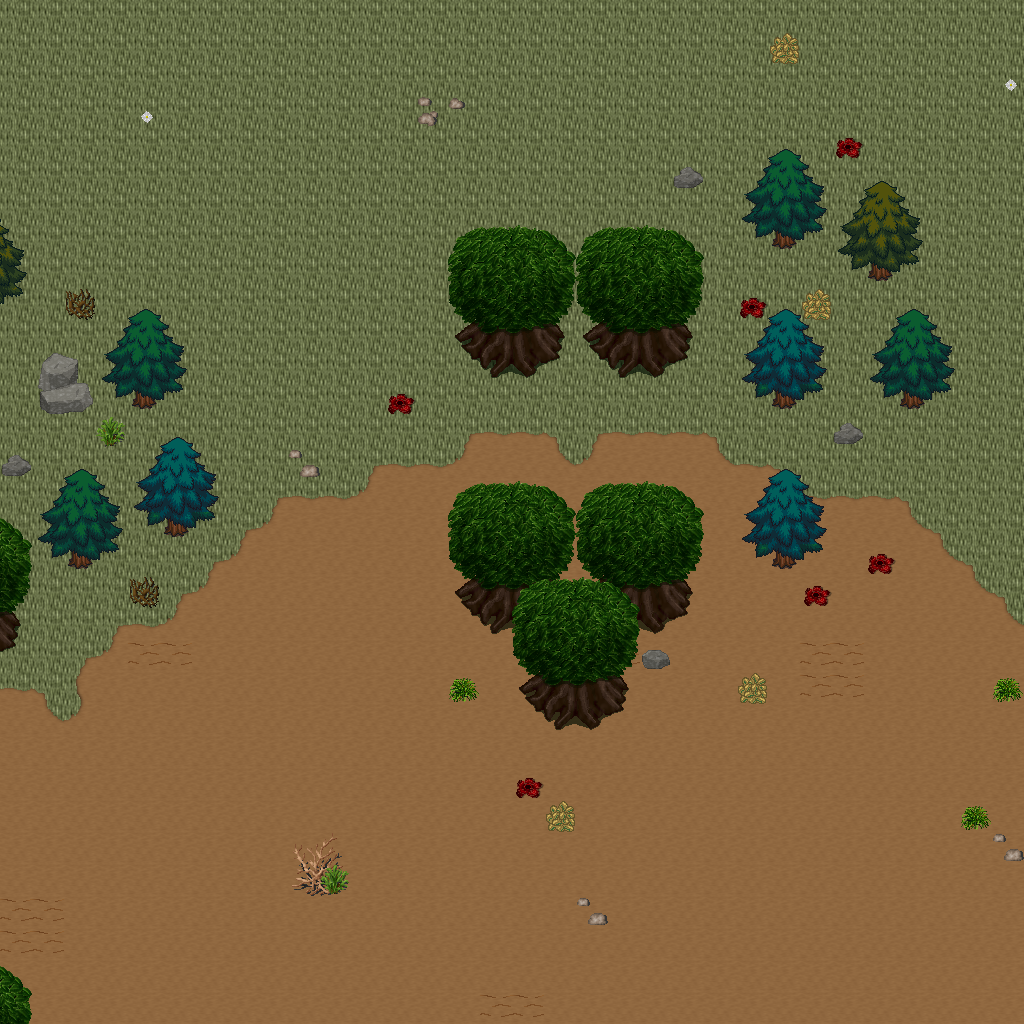

The image is a tile-based game level rendered from a .tmx file. Its description and source (layers, tilesets, objects; grid data summarised) follow:
An orthogonal 32x32 tile map with 32x32 px tiles, 5 tile layers (Ground, Objects, Objects2, Above, ...), 1 hidden layer not drawn, 25 tilesets.

<map version="1.10" tiledversion="1.11.0" orientation="orthogonal" renderorder="right-down" width="32" height="32" tilewidth="32" tileheight="32" infinite="0" nextlayerid="11" nextobjectid="1">
 <tileset firstgid="1" name="ground_ground" tilewidth="32" tileheight="32" tilecount="33" columns="3">
  <image source="../drawable/ground_ground.png" width="96" height="352" />
 </tileset>
 <tileset firstgid="34" name="ground_grass_edges" tilewidth="32" tileheight="32" tilecount="36" columns="12">
  <image source="../drawable/ground_grass_edges.png" width="384" height="96" />
 </tileset>
 <tileset firstgid="70" name="ground_ridge_earth_dark" tilewidth="32" tileheight="32" tilecount="96" columns="12">
  <image source="../drawable/ground_ridge_earth_dark.png" width="384" height="256" />
 </tileset>
 <tileset firstgid="166" name="plant_flower_daisy_white" tilewidth="32" tileheight="32" tilecount="8" columns="2">
  <image source="../drawable/plant_flower_daisy_white.png" width="64" height="128" />
 </tileset>
 <tileset firstgid="174" name="plant_grasses" tilewidth="32" tileheight="32" tilecount="6" columns="3">
  <image source="../drawable/plant_grasses.png" width="96" height="64" />
 </tileset>
 <tileset firstgid="180" name="ground_rock_pebbles" tilewidth="32" tileheight="32" tilecount="3" columns="1">
  <image source="../drawable/ground_rock_pebbles.png" width="32" height="96" />
 </tileset>
 <tileset firstgid="183" name="plant_flower_daisy_blue" tilewidth="32" tileheight="32" tilecount="8" columns="2">
  <image source="../drawable/plant_flower_daisy_blue.png" width="64" height="128" />
 </tileset>
 <tileset firstgid="191" name="ground_ladder_vertical_dark" tilewidth="32" tileheight="32" tilecount="3" columns="3">
  <image source="../drawable/ground_ladder_vertical_dark.png" width="96" height="32" />
 </tileset>
 <tileset firstgid="194" name="item_corpse_huge_animal" tilewidth="32" tileheight="32" tilecount="16" columns="2">
  <image source="../drawable/item_corpse_huge_animal.png" width="64" height="256" />
 </tileset>
 <tileset firstgid="210" name="ground_ladder_steps" tilewidth="32" tileheight="32" tilecount="6" columns="3">
  <image source="../drawable/ground_ladder_steps.png" width="96" height="64" />
 </tileset>
 <tileset firstgid="216" name="logic_creature_rodent" tilewidth="32" tileheight="32" tilecount="8" columns="8">
  <image source="../drawable/logic_creature_rodent.png" width="256" height="32" />
 </tileset>
 <tileset firstgid="224" name="logic_creature_animal" tilewidth="32" tileheight="32" tilecount="32" columns="8">
  <image source="../drawable/logic_creature_animal.png" width="256" height="128" />
 </tileset>
 <tileset firstgid="256" name="logic_portal" tilewidth="32" tileheight="32" tilecount="24" columns="8">
  <image source="../drawable/logic_portal.png" width="256" height="96" />
 </tileset>
 <tileset firstgid="280" name="logic_creature_orc" tilewidth="32" tileheight="32" tilecount="6" columns="6">
  <image source="../drawable/logic_creature_orc.png" width="192" height="32" />
 </tileset>
 <tileset firstgid="286" name="logic_collision" tilewidth="32" tileheight="32" tilecount="1" columns="1">
  <image source="../drawable/logic_collision.png" width="32" height="32" />
 </tileset>
 <tileset firstgid="287" name="ground_green_paving" tilewidth="32" tileheight="32" tilecount="18" columns="3">
  <image source="../drawable/ground_green_paving.png" width="96" height="192" />
 </tileset>
 <tileset firstgid="305" name="logic_protection" tilewidth="32" tileheight="32" tilecount="2" columns="2">
  <image source="../drawable/logic_protection.png" width="64" height="32" />
 </tileset>
 <tileset firstgid="307" name="ground_earth_edges" tilewidth="32" tileheight="32" tilecount="18" columns="6">
  <image source="../drawable/ground_earth_edges.png" width="192" height="96" />
 </tileset>
 <tileset firstgid="325" name="ground_grass_corners" tilewidth="32" tileheight="32" tilecount="24" columns="6">
  <image source="../drawable/ground_grass_corners.png" width="192" height="128" />
 </tileset>
 <tileset firstgid="349" name="plant_tree_tree_darkgreen" tilewidth="32" tileheight="32" tilecount="88" columns="8">
  <image source="../drawable/plant_tree_tree_darkgreen.png" width="256" height="352" />
 </tileset>
 <tileset firstgid="437" name="plant_tree_evergreen" tilewidth="32" tileheight="32" tilecount="36" columns="3">
  <image source="../drawable/plant_tree_evergreen.png" width="96" height="384" />
 </tileset>
 <tileset firstgid="473" name="building_decoration_rocks" tilewidth="32" tileheight="32" tilecount="6" columns="3">
  <image source="../drawable/building_decoration_rocks.png" width="96" height="64" />
 </tileset>
 <tileset firstgid="479" name="plant_bush_bushes" tilewidth="32" tileheight="32" tilecount="10" columns="5">
  <image source="../drawable/plant_bush_bushes.png" width="160" height="64" />
 </tileset>
 <tileset firstgid="489" name="plant_bush_various_small" tilewidth="32" tileheight="32" tilecount="9" columns="3">
  <image source="../drawable/plant_bush_various_small.png" width="96" height="96" />
 </tileset>
 <tileset firstgid="498" name="ground_dry_grass" tilewidth="32" tileheight="32" tilecount="54" columns="9">
  <image source="../drawable/ground_dry_grass.png" width="288" height="192" />
 </tileset>
 <layer id="1" name="Ground" width="32" height="32">
  <data>[1024 cells, 1024 non-empty, 2 distinct tile ids]</data>
 </layer>
 <layer id="2" name="Objects" width="32" height="32">
  <data>[1024 cells, 133 non-empty, 29 distinct tile ids]</data>
 </layer>
 <layer id="3" name="Objects2" width="32" height="32">
  <data>[1024 cells, 4 non-empty, 3 distinct tile ids]</data>
 </layer>
 <layer id="4" name="Above" width="32" height="32">
  <data>[1024 cells, 159 non-empty, 46 distinct tile ids]</data>
 </layer>
 <layer id="5" name="Above2" width="32" height="32">
  <data>[1024 cells, 4 non-empty, 4 distinct tile ids]</data>
 </layer>
 <layer id="6" name="Walkable" width="32" height="32" visible="0">
  <data>[1024 cells, 60 non-empty, 1 distinct tile ids]</data>
 </layer>
 <objectgroup id="7" name="Mapevents" />
 <objectgroup id="8" name="Spawn" />
 <objectgroup id="9" name="Keys" />
 <objectgroup id="10" name="Replace" />
</map>
